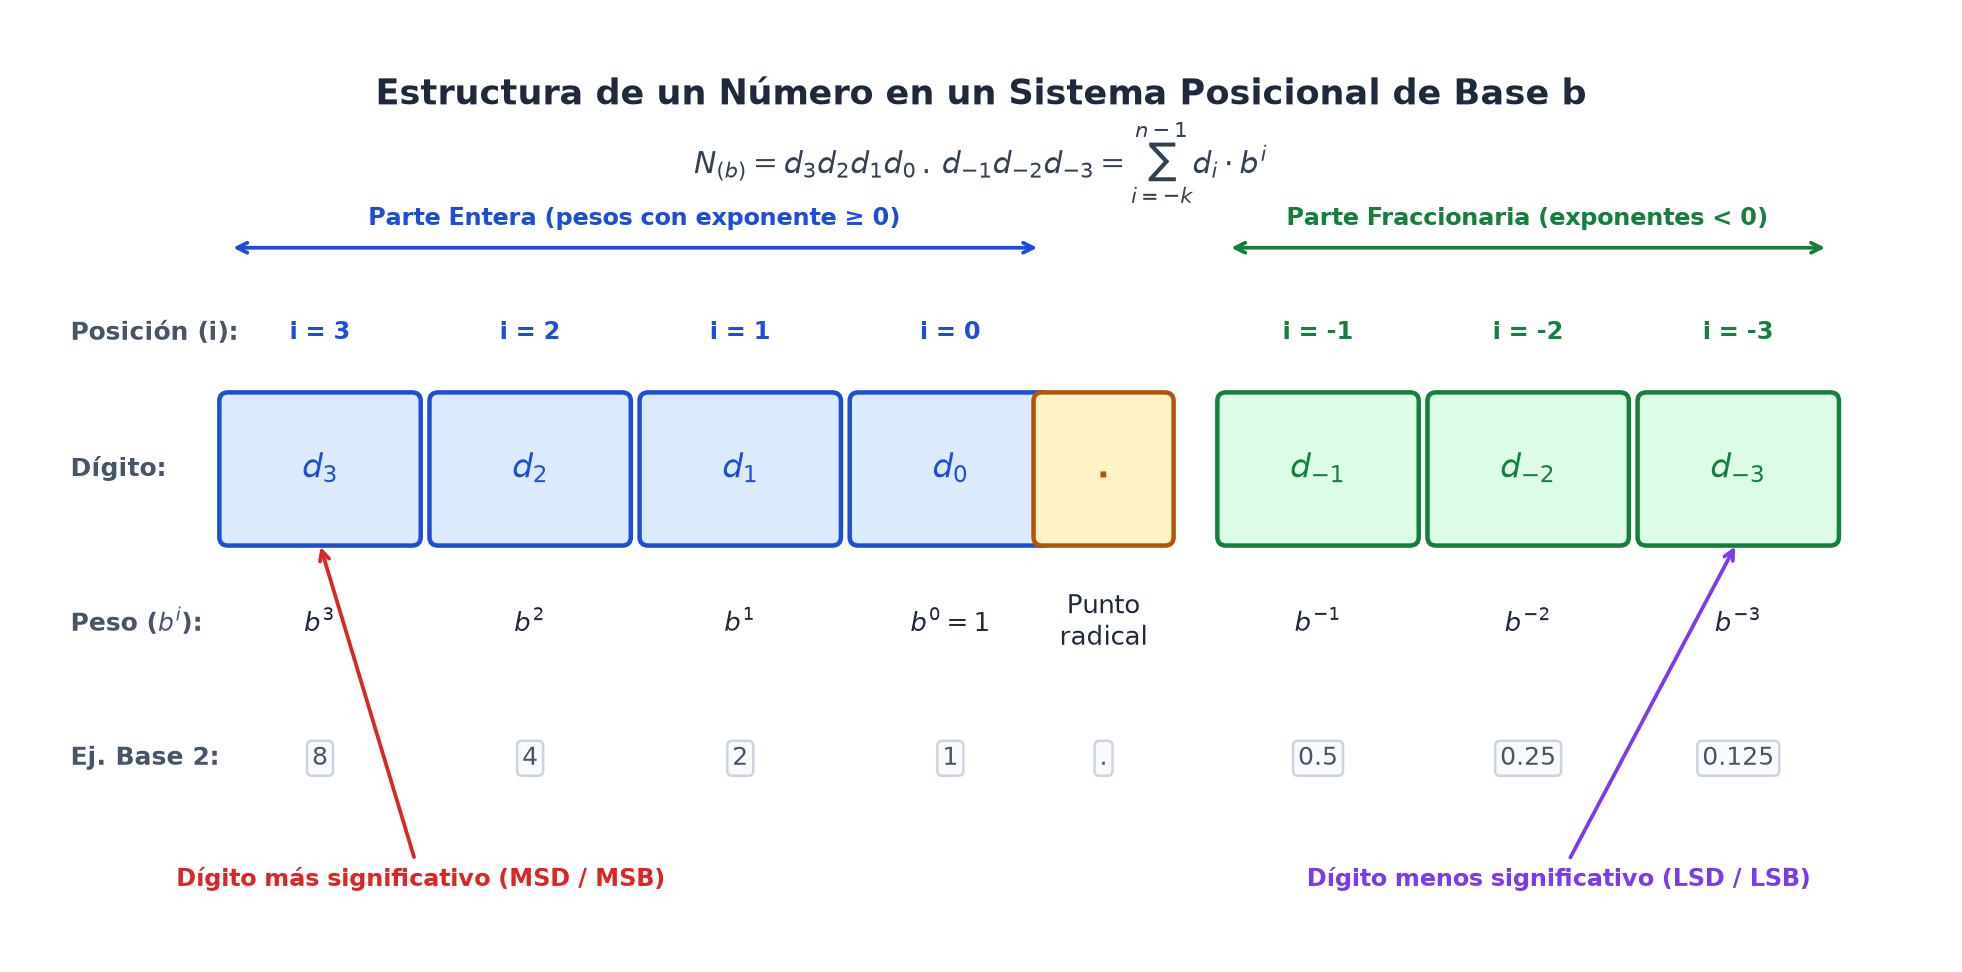

Reproduce this figure in Python.
import os
import matplotlib.pyplot as plt
import matplotlib.patches as patches

def main():
    fig, ax = plt.subplots(figsize=(11, 5.5), dpi=180)
    ax.set_xlim(0, 11)
    ax.set_ylim(0, 5.5)
    ax.axis('off')

    # Title
    ax.text(5.5, 5.05, "Estructura de un Número en un Sistema Posicional de Base b",
            ha='center', va='center', fontsize=14, fontweight='bold', color='#1e293b')
    ax.text(5.5, 4.65, r"$N_{(b)} = d_{3}d_{2}d_{1}d_{0}\,.\,d_{-1}d_{-2}d_{-3} = \sum_{i=-k}^{n-1} d_i \cdot b^i$",
            ha='center', va='center', fontsize=12, color='#334155')

    # Positions data
    positions = [
        ("3", r"$d_3$", r"$b^3$", "1.2", "#dbeafe", "#1d4ed8", "Parte Entera"),
        ("2", r"$d_2$", r"$b^2$", "2.4", "#dbeafe", "#1d4ed8", "Parte Entera"),
        ("1", r"$d_1$", r"$b^1$", "3.6", "#dbeafe", "#1d4ed8", "Parte Entera"),
        ("0", r"$d_0$", r"$b^0 = 1$", "4.8", "#dbeafe", "#1d4ed8", "Parte Entera"),
        (".", ".", "Punto\nradical", "5.85", "#fef3c7", "#b45309", "Separador"),
        ("-1", r"$d_{-1}$", r"$b^{-1}$", "6.9", "#dcfce7", "#15803d", "Parte Fraccionaria"),
        ("-2", r"$d_{-2}$", r"$b^{-2}$", "8.1", "#dcfce7", "#15803d", "Parte Fraccionaria"),
        ("-3", r"$d_{-3}$", r"$b^{-3}$", "9.3", "#dcfce7", "#15803d", "Parte Fraccionaria"),
    ]

    # Headers on the left
    ax.text(0.3, 3.65, "Posición (i):", ha='left', va='center', fontsize=10, fontweight='bold', color='#475569')
    ax.text(0.3, 2.85, "Dígito:", ha='left', va='center', fontsize=10, fontweight='bold', color='#475569')
    ax.text(0.3, 1.95, "Peso ($b^i$):", ha='left', va='center', fontsize=10, fontweight='bold', color='#475569')
    ax.text(0.3, 1.15, "Ej. Base 2:", ha='left', va='center', fontsize=10, fontweight='bold', color='#475569')

    b2_vals = ["8", "4", "2", "1", ".", "0.5", "0.25", "0.125"]

    for idx, (pos, dig, weight, x_str, bg, fg, group) in enumerate(positions):
        x = float(x_str)
        w = 0.7 if pos == "." else 1.05
        # Position index
        if pos != ".":
            ax.text(x + w/2, 3.65, f"i = {pos}", ha='center', va='center', fontsize=9.5, fontweight='bold', color=fg)
        # Box for digit
        rect = patches.FancyBboxPatch((x, 2.45), w, 0.8, boxstyle="round,pad=0.05",
                                      facecolor=bg, edgecolor=fg, linewidth=1.8)
        ax.add_patch(rect)
        ax.text(x + w/2, 2.85, dig, ha='center', va='center', fontsize=13, fontweight='bold', color=fg)

        # Weight
        ax.text(x + w/2, 1.95, weight, ha='center', va='center', fontsize=10.5, color='#1e293b')
        # Base 2 example weight
        ax.text(x + w/2, 1.15, b2_vals[idx], ha='center', va='center', fontsize=10, color='#475569',
                bbox=dict(boxstyle='round,pad=0.2', facecolor='#f8fafc', edgecolor='#cbd5e1'))

    # Braces / spans for integer and fractional parts
    ax.annotate('', xy=(1.2, 4.15), xytext=(5.85, 4.15),
                arrowprops=dict(arrowstyle='<->', color='#1d4ed8', lw=1.5))
    ax.text(3.52, 4.32, "Parte Entera (pesos con exponente ≥ 0)", ha='center', va='center',
            fontsize=9.5, fontweight='bold', color='#1d4ed8')

    ax.annotate('', xy=(6.9, 4.15), xytext=(10.35, 4.15),
                arrowprops=dict(arrowstyle='<->', color='#15803d', lw=1.5))
    ax.text(8.62, 4.32, "Parte Fraccionaria (exponentes < 0)", ha='center', va='center',
            fontsize=9.5, fontweight='bold', color='#15803d')

    # MSB and LSB annotations
    ax.annotate('Dígito más significativo (MSD / MSB)', xy=(1.72, 2.42), xytext=(2.3, 0.4),
                arrowprops=dict(arrowstyle='->', color='#dc2626', lw=1.5),
                fontsize=9.5, fontweight='bold', color='#dc2626', ha='center')
    ax.annotate('Dígito menos significativo (LSD / LSB)', xy=(9.82, 2.42), xytext=(8.8, 0.4),
                arrowprops=dict(arrowstyle='->', color='#7c3aed', lw=1.5),
                fontsize=9.5, fontweight='bold', color='#7c3aed', ha='center')

    plt.tight_layout()
    out_path = os.path.join(os.path.dirname(os.path.abspath(__file__)), "estructura-posicional-base-b.png")
    plt.savefig(out_path, dpi=180, bbox_inches='tight', facecolor='white')
    plt.close()

if __name__ == "__main__":
    main()
